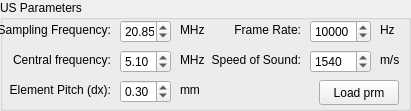
   <widget class="QGroupBox" name="panelUSprm">
    <property name="geometry">
     <rect>
      <x>30</x>
      <y>540</y>
      <width>411</width>
      <height>111</height>
     </rect>
    </property>
    <property name="sizePolicy">
     <sizepolicy hsizetype="MinimumExpanding" vsizetype="MinimumExpanding">
      <horstretch>0</horstretch>
      <verstretch>0</verstretch>
     </sizepolicy>
    </property>
    <property name="styleSheet">
     <string notr="true"/>
    </property>
    <property name="title">
     <string>US Parameters</string>
    </property>
    <widget class="QDoubleSpinBox" name="sbSf">
     <property name="geometry">
      <rect>
       <x>120</x>
       <y>20</y>
       <width>51</width>
       <height>23</height>
      </rect>
     </property>
     <property name="sizePolicy">
      <sizepolicy hsizetype="MinimumExpanding" vsizetype="MinimumExpanding">
       <horstretch>0</horstretch>
       <verstretch>0</verstretch>
      </sizepolicy>
     </property>
     <property name="minimum">
      <double>0.010000000000000</double>
     </property>
     <property name="maximum">
      <double>100.000000000000000</double>
     </property>
     <property name="singleStep">
      <double>5.000000000000000</double>
     </property>
     <property name="value">
      <double>20.850000000000001</double>
     </property>
    </widget>
    <widget class="QDoubleSpinBox" name="sbdx">
     <property name="geometry">
      <rect>
       <x>120</x>
       <y>80</y>
       <width>51</width>
       <height>23</height>
      </rect>
     </property>
     <property name="sizePolicy">
      <sizepolicy hsizetype="MinimumExpanding" vsizetype="MinimumExpanding">
       <horstretch>0</horstretch>
       <verstretch>0</verstretch>
      </sizepolicy>
     </property>
     <property name="minimum">
      <double>0.010000000000000</double>
     </property>
     <property name="maximum">
      <double>1.000000000000000</double>
     </property>
     <property name="singleStep">
      <double>0.010000000000000</double>
     </property>
     <property name="value">
      <double>0.300000000000000</double>
     </property>
    </widget>
    <widget class="QLabel" name="lbSf">
     <property name="geometry">
      <rect>
       <x>-10</x>
       <y>20</y>
       <width>121</width>
       <height>20</height>
      </rect>
     </property>
     <property name="sizePolicy">
      <sizepolicy hsizetype="MinimumExpanding" vsizetype="MinimumExpanding">
       <horstretch>0</horstretch>
       <verstretch>0</verstretch>
      </sizepolicy>
     </property>
     <property name="text">
      <string>&lt;html&gt;&lt;head/&gt;&lt;body&gt;&lt;p align=&quot;right&quot;&gt;Sampling Frequency:&lt;/p&gt;&lt;/body&gt;&lt;/html&gt;</string>
     </property>
    </widget>
    <widget class="QLabel" name="lbdx">
     <property name="geometry">
      <rect>
       <x>-10</x>
       <y>80</y>
       <width>121</width>
       <height>20</height>
      </rect>
     </property>
     <property name="sizePolicy">
      <sizepolicy hsizetype="MinimumExpanding" vsizetype="MinimumExpanding">
       <horstretch>0</horstretch>
       <verstretch>0</verstretch>
      </sizepolicy>
     </property>
     <property name="text">
      <string>&lt;html&gt;&lt;head/&gt;&lt;body&gt;&lt;p align=&quot;right&quot;&gt;Element Pitch (dx):&lt;/p&gt;&lt;/body&gt;&lt;/html&gt;</string>
     </property>
    </widget>
    <widget class="QLabel" name="lbFc">
     <property name="geometry">
      <rect>
       <x>-10</x>
       <y>50</y>
       <width>121</width>
       <height>20</height>
      </rect>
     </property>
     <property name="sizePolicy">
      <sizepolicy hsizetype="MinimumExpanding" vsizetype="MinimumExpanding">
       <horstretch>0</horstretch>
       <verstretch>0</verstretch>
      </sizepolicy>
     </property>
     <property name="text">
      <string>&lt;html&gt;&lt;head/&gt;&lt;body&gt;&lt;p align=&quot;right&quot;&gt;Central frequency:&lt;/p&gt;&lt;/body&gt;&lt;/html&gt;</string>
     </property>
    </widget>
    <widget class="QDoubleSpinBox" name="sbFc">
     <property name="geometry">
      <rect>
       <x>120</x>
       <y>50</y>
       <width>51</width>
       <height>23</height>
      </rect>
     </property>
     <property name="sizePolicy">
      <sizepolicy hsizetype="MinimumExpanding" vsizetype="MinimumExpanding">
       <horstretch>0</horstretch>
       <verstretch>0</verstretch>
      </sizepolicy>
     </property>
     <property name="maximum">
      <double>100.000000000000000</double>
     </property>
     <property name="singleStep">
      <double>1.000000000000000</double>
     </property>
     <property name="value">
      <double>5.100000000000000</double>
     </property>
    </widget>
    <widget class="QLabel" name="lbC">
     <property name="geometry">
      <rect>
       <x>180</x>
       <y>50</y>
       <width>121</width>
       <height>20</height>
      </rect>
     </property>
     <property name="sizePolicy">
      <sizepolicy hsizetype="MinimumExpanding" vsizetype="MinimumExpanding">
       <horstretch>0</horstretch>
       <verstretch>0</verstretch>
      </sizepolicy>
     </property>
     <property name="text">
      <string>&lt;html&gt;&lt;head/&gt;&lt;body&gt;&lt;p align=&quot;right&quot;&gt;Speed of Sound:&lt;/p&gt;&lt;/body&gt;&lt;/html&gt;</string>
     </property>
    </widget>
    <widget class="QSpinBox" name="sbC">
     <property name="geometry">
      <rect>
       <x>310</x>
       <y>50</y>
       <width>61</width>
       <height>23</height>
      </rect>
     </property>
     <property name="sizePolicy">
      <sizepolicy hsizetype="MinimumExpanding" vsizetype="MinimumExpanding">
       <horstretch>0</horstretch>
       <verstretch>0</verstretch>
      </sizepolicy>
     </property>
     <property name="minimum">
      <number>1</number>
     </property>
     <property name="maximum">
      <number>5000</number>
     </property>
     <property name="singleStep">
      <number>100</number>
     </property>
     <property name="value">
      <number>1540</number>
     </property>
     <property name="displayIntegerBase">
      <number>10</number>
     </property>
    </widget>
    <widget class="QSpinBox" name="sbFr">
     <property name="geometry">
      <rect>
       <x>310</x>
       <y>20</y>
       <width>61</width>
       <height>23</height>
      </rect>
     </property>
     <property name="sizePolicy">
      <sizepolicy hsizetype="MinimumExpanding" vsizetype="MinimumExpanding">
       <horstretch>0</horstretch>
       <verstretch>0</verstretch>
      </sizepolicy>
     </property>
     <property name="styleSheet">
      <string notr="true">font: 8pt &quot;MS Shell Dlg 2&quot;;</string>
     </property>
     <property name="minimum">
      <number>1</number>
     </property>
     <property name="maximum">
      <number>20000</number>
     </property>
     <property name="singleStep">
      <number>1000</number>
     </property>
     <property name="value">
      <number>10000</number>
     </property>
     <property name="displayIntegerBase">
      <number>10</number>
     </property>
    </widget>
    <widget class="QLabel" name="lbFr">
     <property name="geometry">
      <rect>
       <x>180</x>
       <y>20</y>
       <width>121</width>
       <height>20</height>
      </rect>
     </property>
     <property name="sizePolicy">
      <sizepolicy hsizetype="MinimumExpanding" vsizetype="MinimumExpanding">
       <horstretch>0</horstretch>
       <verstretch>0</verstretch>
      </sizepolicy>
     </property>
     <property name="text">
      <string>&lt;html&gt;&lt;head/&gt;&lt;body&gt;&lt;p align=&quot;right&quot;&gt;Frame Rate:&lt;/p&gt;&lt;/body&gt;&lt;/html&gt;</string>
     </property>
    </widget>
    <widget class="QLabel" name="lbSf_u">
     <property name="geometry">
      <rect>
       <x>180</x>
       <y>20</y>
       <width>31</width>
       <height>20</height>
      </rect>
     </property>
     <property name="sizePolicy">
      <sizepolicy hsizetype="MinimumExpanding" vsizetype="MinimumExpanding">
       <horstretch>0</horstretch>
       <verstretch>0</verstretch>
      </sizepolicy>
     </property>
     <property name="text">
      <string>MHz</string>
     </property>
    </widget>
    <widget class="QLabel" name="lbCf_u">
     <property name="geometry">
      <rect>
       <x>180</x>
       <y>50</y>
       <width>31</width>
       <height>20</height>
      </rect>
     </property>
     <property name="sizePolicy">
      <sizepolicy hsizetype="MinimumExpanding" vsizetype="MinimumExpanding">
       <horstretch>0</horstretch>
       <verstretch>0</verstretch>
      </sizepolicy>
     </property>
     <property name="text">
      <string>MHz</string>
     </property>
    </widget>
    <widget class="QLabel" name="lbFr_u">
     <property name="geometry">
      <rect>
       <x>380</x>
       <y>20</y>
       <width>31</width>
       <height>20</height>
      </rect>
     </property>
     <property name="sizePolicy">
      <sizepolicy hsizetype="MinimumExpanding" vsizetype="MinimumExpanding">
       <horstretch>0</horstretch>
       <verstretch>0</verstretch>
      </sizepolicy>
     </property>
     <property name="text">
      <string>Hz</string>
     </property>
    </widget>
    <widget class="QLabel" name="lbC_u">
     <property name="geometry">
      <rect>
       <x>380</x>
       <y>50</y>
       <width>31</width>
       <height>20</height>
      </rect>
     </property>
     <property name="sizePolicy">
      <sizepolicy hsizetype="MinimumExpanding" vsizetype="MinimumExpanding">
       <horstretch>0</horstretch>
       <verstretch>0</verstretch>
      </sizepolicy>
     </property>
     <property name="text">
      <string>m/s</string>
     </property>
    </widget>
    <widget class="QLabel" name="lbdx_u">
     <property name="geometry">
      <rect>
       <x>180</x>
       <y>80</y>
       <width>31</width>
       <height>20</height>
      </rect>
     </property>
     <property name="sizePolicy">
      <sizepolicy hsizetype="MinimumExpanding" vsizetype="MinimumExpanding">
       <horstretch>0</horstretch>
       <verstretch>0</verstretch>
      </sizepolicy>
     </property>
     <property name="text">
      <string>mm</string>
     </property>
    </widget>
    <widget class="QPushButton" name="pbLoadprm">
     <property name="enabled">
      <bool>true</bool>
     </property>
     <property name="geometry">
      <rect>
       <x>319</x>
       <y>80</y>
       <width>80</width>
       <height>25</height>
      </rect>
     </property>
     <property name="sizePolicy">
      <sizepolicy hsizetype="MinimumExpanding" vsizetype="MinimumExpanding">
       <horstretch>0</horstretch>
       <verstretch>0</verstretch>
      </sizepolicy>
     </property>
     <property name="text">
      <string>Load prm</string>
     </property>
    </widget>
    <zorder>sbSf</zorder>
    <zorder>sbdx</zorder>
    <zorder>sbFc</zorder>
    <zorder>sbC</zorder>
    <zorder>sbFr</zorder>
    <zorder>lbSf_u</zorder>
    <zorder>lbCf_u</zorder>
    <zorder>lbFr_u</zorder>
    <zorder>lbC_u</zorder>
    <zorder>lbdx_u</zorder>
    <zorder>lbSf</zorder>
    <zorder>lbdx</zorder>
    <zorder>lbFc</zorder>
    <zorder>lbC</zorder>
    <zorder>lbFr</zorder>
    <zorder>pbLoadprm</zorder>
   </widget>
